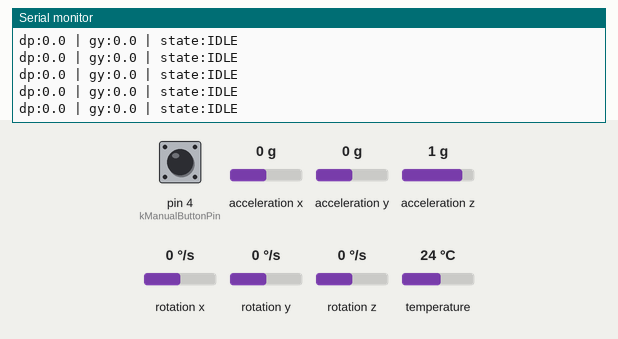
This sketch was run on a simulated Arduino Uno, built with avr-gcc and run on an emulated ATmega328P. On the bench: the last lines printed to the serial monitor. The inputs (shaded band) are chosen by the test bench; at power-on: acceleration x 0 g, rotation x 0 °/s, pin 4 (kManualButtonPin) HIGH, acceleration y 0 g, acceleration z 1 g, rotation y 0 °/s, rotation z 0 °/s, temperature 24 °C.

Above: at 13.8 s.
13.9 s: acceleration x set to -1.4 g
At 13.97 s:
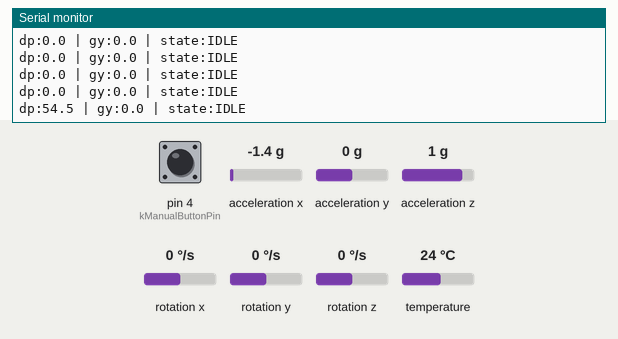
15.9 s: rotation x set to 2 °/s
At 16.1 s:
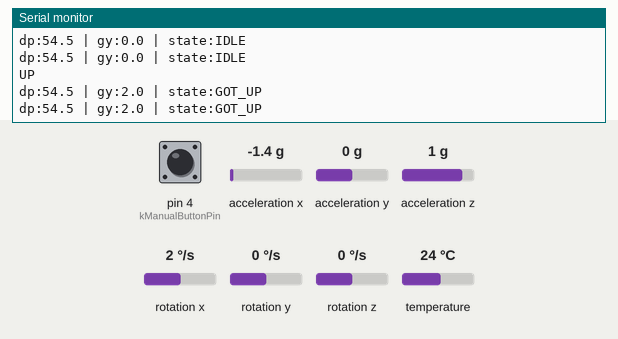

The sketch:

imu_silent_sos_fsm_v1_0.ino
```cpp
/*
  IMU Silent SOS
  ---------------------------
  Gesture: UP -> DOWN -> UP  => SOS

  Summary:
    - Calibrates baseline pitch and gyro bias
    - Learns dominant gyro axis and UP direction during calibration
    - Uses angle + gyro gating to detect UP/DOWN events
    - Verifies UDU sequence with a finite state machine (FSM)
    - Applies timeout and cooldown for robustness

  Hardware:
    - MPU6050 via I2C (Wire)

  Serial:
    '+' / '-' : adjust angle threshold
    'h' / 'g' : adjust gyro threshold
    'p'       : print parameters
    'c'       : recalibrate
*/

#include <Wire.h>
#include <Adafruit_MPU6050.h>
#include <Adafruit_Sensor.h>

/* ===================== Parameters ===================== */

struct Config {
  float angEnterDeg = 20.0f;     // angle threshold (deg)
  float angExitDeg  = 8.0f;      // hysteresis (reserved)
  float gyGateDps   = 35.0f;     // gyro gate (deg/s) - updated in calibration
  uint16_t cooldownMs = 2500;    // block retrigger after SOS
  uint16_t timeoutMs  = 2000;    // max time between FSM steps
  uint16_t printMs    = 100;     // debug print period
} cfg;

/* ===================== FSM ===================== */

enum State : uint8_t { IDLE, GOT_UP, GOT_DOWN, SOS_DETECTED, COOLDOWN };
static State state = IDLE;

/* ===================== Globals ===================== */

static Adafruit_MPU6050 mpu;

static float baselinePitchDeg = 0.0f;
static float gyroBiasDps[3]   = {0.0f, 0.0f, 0.0f};

static uint32_t lastEventMs   = 0;
static uint32_t cooldownStart = 0;

static const uint8_t kManualButtonPin = 4;

// Dominant gyro axis selected during calibration (0:X, 1:Y, 2:Z)
static uint8_t activeGyroAxis = 0;

// Direction correction: UP gyro becomes positive after multiplying by upDirSign
static float upDirSign = 1.0f;

// Simple moving average gyro filter
static const uint8_t kFiltSize = 3;
static float gyroFilt[kFiltSize] = {0};
static uint8_t filtIdx = 0;

/* ===================== Helpers ===================== */

static inline float rad2deg(float r) { return r * 57.2957795f; }

static float computePitchDeg(const sensors_event_t &acc) {
  return rad2deg(atan2f(-acc.acceleration.x,
                        sqrtf(acc.acceleration.y * acc.acceleration.y +
                              acc.acceleration.z * acc.acceleration.z)));
}

static float gyroAxisDegPerSec(const sensors_event_t &g, uint8_t axis) {
  float rawRad = (axis == 0) ? g.gyro.x : (axis == 1) ? g.gyro.y : g.gyro.z;
  return rad2deg(rawRad) - gyroBiasDps[axis];
}

static float gyroMovingAverage(float v) {
  gyroFilt[filtIdx] = v;
  filtIdx = (filtIdx + 1) % kFiltSize;

  float sum = 0.0f;
  for (uint8_t i = 0; i < kFiltSize; i++) sum += gyroFilt[i];
  return sum / kFiltSize;
}

static void printParams() {
  Serial.println();
  Serial.println(F("=== Parameters ==="));
  Serial.print(F("angEnterDeg: ")); Serial.println(cfg.angEnterDeg, 1);
  Serial.print(F("gyGateDps:   ")); Serial.println(cfg.gyGateDps, 1);
  Serial.print(F("timeoutMs:   ")); Serial.println(cfg.timeoutMs);
  Serial.print(F("cooldownMs:  ")); Serial.println(cfg.cooldownMs);
  Serial.print(F("axis:        "));
  Serial.println(activeGyroAxis == 0 ? F("X") : (activeGyroAxis == 1 ? F("Y") : F("Z")));
  Serial.print(F("upDirSign:   ")); Serial.println(upDirSign, 1);
  Serial.println(F("=================="));
}

/* ===================== Calibration ===================== */

static void calibrateSystem() {
  Serial.println();
  Serial.println(F("== Calibration =="));

  // (1) Baseline pitch + gyro bias
  Serial.println(F("Hold still (2s)..."));
  delay(2000);

  float sumPitch = 0.0f;
  float sumG[3]  = {0.0f, 0.0f, 0.0f};

  for (int i = 0; i < 100; i++) {
    sensors_event_t a, g, t;
    mpu.getEvent(&a, &g, &t);

    sumPitch += computePitchDeg(a);
    sumG[0]  += rad2deg(g.gyro.x);
    sumG[1]  += rad2deg(g.gyro.y);
    sumG[2]  += rad2deg(g.gyro.z);

    delay(10);
  }

  baselinePitchDeg = sumPitch / 100.0f;
  gyroBiasDps[0]   = sumG[0] / 100.0f;
  gyroBiasDps[1]   = sumG[1] / 100.0f;
  gyroBiasDps[2]   = sumG[2] / 100.0f;

  Serial.print(F("Baseline pitch: "));
  Serial.print(baselinePitchDeg, 2);
  Serial.println(F(" deg"));

  // (2) Learn UP motion: dominant axis + direction + max gyro magnitude
  Serial.println(F("Prepare UP (3s)..."));
  delay(3000);
  Serial.println(F("Move UP now."));

  float maxAbsGy = 0.0f;
  int signVotes[3] = {0, 0, 0};

  for (int i = 0; i < 60; i++) { // ~600 ms
    sensors_event_t a, g, t;
    mpu.getEvent(&a, &g, &t);

    float gx = gyroAxisDegPerSec(g, 0);
    float gy = gyroAxisDegPerSec(g, 1);
    float gz = gyroAxisDegPerSec(g, 2);

    if (fabsf(gx) > maxAbsGy) { maxAbsGy = fabsf(gx); activeGyroAxis = 0; }
    if (fabsf(gy) > maxAbsGy) { maxAbsGy = fabsf(gy); activeGyroAxis = 1; }
    if (fabsf(gz) > maxAbsGy) { maxAbsGy = fabsf(gz); activeGyroAxis = 2; }

    if (fabsf(gx) > 20.0f) signVotes[0] += (gx > 0 ? 1 : -1);
    if (fabsf(gy) > 20.0f) signVotes[1] += (gy > 0 ? 1 : -1);
    if (fabsf(gz) > 20.0f) signVotes[2] += (gz > 0 ? 1 : -1);

    delay(10);
  }

  upDirSign = (signVotes[activeGyroAxis] >= 0) ? 1.0f : -1.0f;

  // Optional DOWN (kept as UX step, not used for axis selection)
  Serial.println(F("Prepare DOWN (3s)..."));
  delay(3000);
  Serial.println(F("Move DOWN now."));
  delay(600);

  // Auto gate (60% of observed peak)
  cfg.gyGateDps = maxAbsGy * 0.60f;

  Serial.println(F("Calibration complete."));
  printParams();

  // Reset FSM timing
  state = IDLE;
  lastEventMs = millis();
}

/* ===================== Serial ===================== */

static void handleSerial() {
  if (!Serial.available()) return;

  const char c = (char)Serial.read();
  switch (c) {
    case '+': cfg.angEnterDeg += 3.0f; break;
    case '-': cfg.angEnterDeg = max(10.0f, cfg.angEnterDeg - 3.0f); break;
    case 'h': cfg.gyGateDps   += 5.0f; break;
    case 'g': cfg.gyGateDps   = max(20.0f, cfg.gyGateDps - 5.0f); break;
    case 'p': printParams(); break;
    case 'c': calibrateSystem(); break;
    default: break;
  }
}

/* ===================== Setup / Loop ===================== */

void setup() {
  Serial.begin(115200);
  while (!Serial) delay(10);

  pinMode(kManualButtonPin, INPUT_PULLUP);

  if (!mpu.begin()) {
    Serial.println(F("MPU6050 not found."));
    while (1) delay(100);
  }

  mpu.setAccelerometerRange(MPU6050_RANGE_4_G);
  mpu.setGyroRange(MPU6050_RANGE_500_DEG);
  mpu.setFilterBandwidth(MPU6050_BAND_21_HZ);

  Serial.println(F("MPU6050 ready."));
  calibrateSystem();

  Serial.println(F("System ready: UP -> DOWN -> UP = SOS"));
  Serial.println(F("Commands: + - h g p c"));
}

void loop() {
  const uint32_t now = millis();

  // Manual trigger
  if (digitalRead(kManualButtonPin) == LOW) {
    Serial.println(F("MANUAL SOS"));
    state = COOLDOWN;
    cooldownStart = now;
    delay(500);
  }

  // Read IMU
  sensors_event_t a, g, t;
  mpu.getEvent(&a, &g, &t);

  const float pitchDeg = computePitchDeg(a);
  const float dp = pitchDeg - baselinePitchDeg;

  const float rawGy = gyroAxisDegPerSec(g, activeGyroAxis);
  const float gyDps = gyroMovingAverage(rawGy) * upDirSign;

  // Event detection (angle + gyro gate)
  const bool upEvent   = (dp >  cfg.angEnterDeg) && (gyDps >  cfg.gyGateDps);
  const bool downEvent = (dp < -cfg.angEnterDeg) && (gyDps < -cfg.gyGateDps);

  // Timeout between steps
  if ((now - lastEventMs > cfg.timeoutMs) && state != IDLE && state != COOLDOWN) {
    Serial.println(F("TIMEOUT -> IDLE"));
    state = IDLE;
  }

  // FSM
  switch (state) {
    case IDLE:
      if (upEvent) {
        Serial.println(F("UP"));
        state = GOT_UP;
        lastEventMs = now;
      }
      break;

    case GOT_UP:
      if (downEvent) {
        Serial.println(F("DOWN"));
        state = GOT_DOWN;
        lastEventMs = now;
      }
      break;

    case GOT_DOWN:
      if (upEvent) {
        Serial.println(F("SOS DETECTED"));
        state = SOS_DETECTED;
      }
      break;

    case SOS_DETECTED:
      cooldownStart = now;
      state = COOLDOWN;
      break;

    case COOLDOWN:
      if (now - cooldownStart > cfg.cooldownMs) {
        state = IDLE;
        Serial.println(F("COOLDOWN END"));
      }
      break;
  }

  // Debug print
  static uint32_t lastPrint = 0;
  if (now - lastPrint > cfg.printMs) {
    lastPrint = now;

    Serial.print(F("dp:")); Serial.print(dp, 1);
    Serial.print(F(" | gy:")); Serial.print(gyDps, 1);
    Serial.print(F(" | state:"));

    switch (state) {
      case IDLE: Serial.print(F("IDLE")); break;
      case GOT_UP: Serial.print(F("GOT_UP")); break;
      case GOT_DOWN: Serial.print(F("GOT_DOWN")); break;
      case COOLDOWN: Serial.print(F("COOLDOWN")); break;
      default: Serial.print(F("?")); break;
    }
    Serial.println();
  }

  handleSerial();
  delay(10);
}
```

Measured:
- the behaviour switches between 0 and 1 °/s on rotation x (found by bisection; images 1 and 2)
- after the input at 13.9 s, the serial monitor: prints a new line after 0.06 s (image 1)
- after the input at 15.9 s, the serial monitor: prints a new line at once (image 2)
